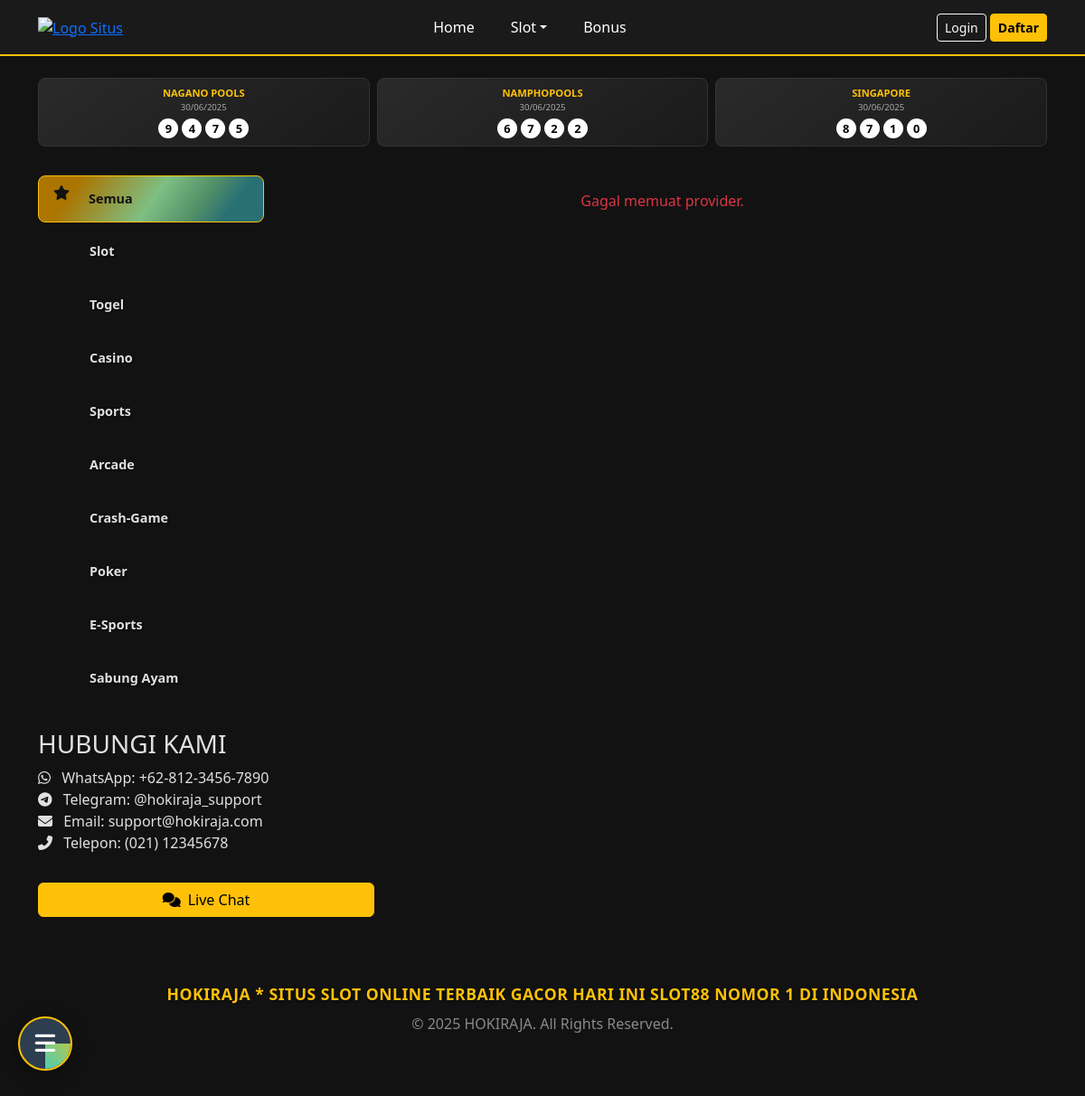
The page / on the database its author committed.
### tables this page shows
CREATE TABLE `togel_results` (
  `id` int(11) NOT NULL,
  `market_name` varchar(100) NOT NULL,
  `result_date` date NOT NULL,
  `result_number` varchar(20) NOT NULL,
  `period` varchar(50) DEFAULT NULL,
  `is_active` tinyint(1) NOT NULL DEFAULT 1
);

CREATE TABLE `categories` (
  `id` int(11) NOT NULL,
  `name` varchar(100) NOT NULL,
  `image` varchar(255) DEFAULT NULL,
  `icon_class` varchar(50) DEFAULT 'fas fa-gamepad',
  `sort_order` int(11) NOT NULL DEFAULT 0,
  `is_active` tinyint(1) NOT NULL DEFAULT 1
);

### index.php (the view, shortened to what this page needs)
<?php
require_once 'includes/header.php';
$categories_result = $conn->query("SELECT * FROM togel_results WHERE is_active = 1 ORDER BY result_date DESC, id DESC LIMIT 3");
$categories_query_result = $conn->query("SELECT * FROM categories WHERE is_active = 1 ORDER BY sort_order ASC, id ASC");
?>
<main class="container my-4">
    <div class="row g-2 mb-4">
        <?php if ($categories_result && $categories_result->num_rows > 0): while ($togel = $categories_result->fetch_assoc()): ?>
                <div class="col-4">
                    <div class="togel-card">
                        <div class="togel-market"><?php echo htmlspecialchars($togel['market_name']); ?></div>
                        <div class="togel-date"><?php echo date('d/m/Y', strtotime($togel['result_date'])); ?></div>
                        <div class="togel-number">
                            <?php foreach (str_split($togel['result_number']) as $char): ?>
                                <span><?php echo $char; ?></span>
                            <?php endforeach; ?>
                        </div>
                    </div>
                </div>
        <?php endwhile;
        endif; ?>
    </div>
    <div class="game-content-desktop d-none d-lg-grid">
        <div class="category-menu-desktop" id="category-menu-desktop">
            <div class="menu-item-img active" data-filter="all">
                <i class="fas fa-star fa-fw"></i>
                <span>Semua</span>
            </div>
            <?php if ($categories_query_result && $categories_query_result->num_rows > 0): mysqli_data_seek($categories_query_result, 0);
                while ($cat = $categories_query_result->fetch_assoc()): ?>
                    <div class="menu-item-img" data-filter="<?php echo htmlspecialchars($cat['name']); ?>">
                        <i class="<?php echo htmlspecialchars($cat['icon_class']); ?> fa-fw"></i>
                        <span><?php echo htmlspecialchars($cat['name']); ?></span>
                    </div>
            <?php endwhile;
            endif; ?>
        </div>
        <div class="provider-grid-desktop" id="provider-list-container-desktop">
        </div>
    </div>
    <div class="col-lg-4 d-none d-lg-block">
        <div class="contact-info-sidebar mt-4">
            <h3 class="sidebar-title">HUBUNGI KAMI</h3>
            <ul class="list-unstyled">
                <li><i class="fab fa-whatsapp me-2"></i> WhatsApp: +62-812-3456-7890</li>
                <li><i class="fab fa-telegram-plane me-2"></i> Telegram: @hokiraja_support</li>
                <li><i class="fas fa-envelope me-2"></i> Email: support@hokiraja.com</li>
                <li><i class="fas fa-phone-alt me-2"></i> Telepon: (021) 12345678</li>
            </ul>
            <a href="livechat.php" class="btn btn-warning w-100 mt-3"><i class="fas fa-comments me-2"></i>Live Chat</a>
        </div>
    </div>
</main>
<?php
require_once 'includes/footer.php';
?>

### assets/css/style.css (style rules this page uses)
body { padding-bottom: 80px; }
body.dark-theme { background-color: #121212; color: #e0e0e0; }
main.container { margin-top: 110px; }
.togel-card { background: linear-gradient(145deg, #2a2a2a, #1a1a1a); border-radius: 8px; text-align: center; padding: 8px; border: 1px solid #333; }
.togel-market { font-size: 0.7rem; font-weight: bold; color: #ffc107; text-transform: uppercase; }
.togel-date { font-size: 0.6rem; color: #aaa; }
.togel-number { display: flex; justify-content: center; gap: 4px; margin-top: 5px; }
.togel-number span { background-color: #fff; color: #000; font-weight: bold; width: 22px; height: 22px; line-height: 22px; border-radius: 50%; font-size: 0.8rem; }
.game-content-desktop { display: none; }
@media (min-width: 992px) { .game-content-desktop { display: grid; grid-template-columns: 250px 1fr; gap: 15px; margin-top: 2rem; } }
.menu-item-img { padding: 10px; cursor: pointer; border-radius: 8px; transition: background-color 0.2s ease; border: 2px solid transparent; margin-bottom: 5px; display: flex; align-items: center; gap: 15px; }
.menu-item-img img, .menu-item-img i { width: 30px; height: 30px; object-fit: contain; color: #ffc107; flex-shrink: 0; }
.menu-item-img span, .menu-item-img .category-label { font-weight: 600; color: #e0e0e0; font-size: 0.9rem; text-shadow: 1px 1px 2px rgba(0, 0, 0, 0.7); }
.menu-item-img.active { background: linear-gradient( 305deg, rgba(41, 112, 115, 1) 16%, rgba(83, 145, 104, 1) 30%, rgba(126, 191, 132, 1) 49%, rgba(171, 117, 0, 1) 83% ); border: 1px solid #ffc107; }
.menu-item-img.active span, .menu-item-img.active .category-label, .menu-item-img.active i { color: #121212; text-shadow: none; }

### rows shown on the page
togel_results: market_name "NAGANO POOLS", result_date "30/06/2025", result_number "9", result_number "4", result_number "7", result_number "5"
togel_results: market_name "NAMPHOPOOLS", result_date "30/06/2025", result_number "6", result_number "7", result_number "2"
togel_results: market_name "SINGAPORE", result_date "30/06/2025", result_number "8", result_number "7", result_number "1", result_number "0"
categories: name "Slot"
categories: name "Togel"
categories: name "Casino"
categories: name "Sports"
categories: name "Arcade"
categories: name "Crash-Game"
categories: name "Poker"
categories: name "E-Sports"
categories: name "Sabung Ayam"

### other values the page prints
$category "Slot"
$settings['footer_tagline'] "HOKIRAJA * SITUS SLOT ONLINE TERBAIK GACOR HARI INI SLOT88 NOMOR 1 DI INDONESIA"
